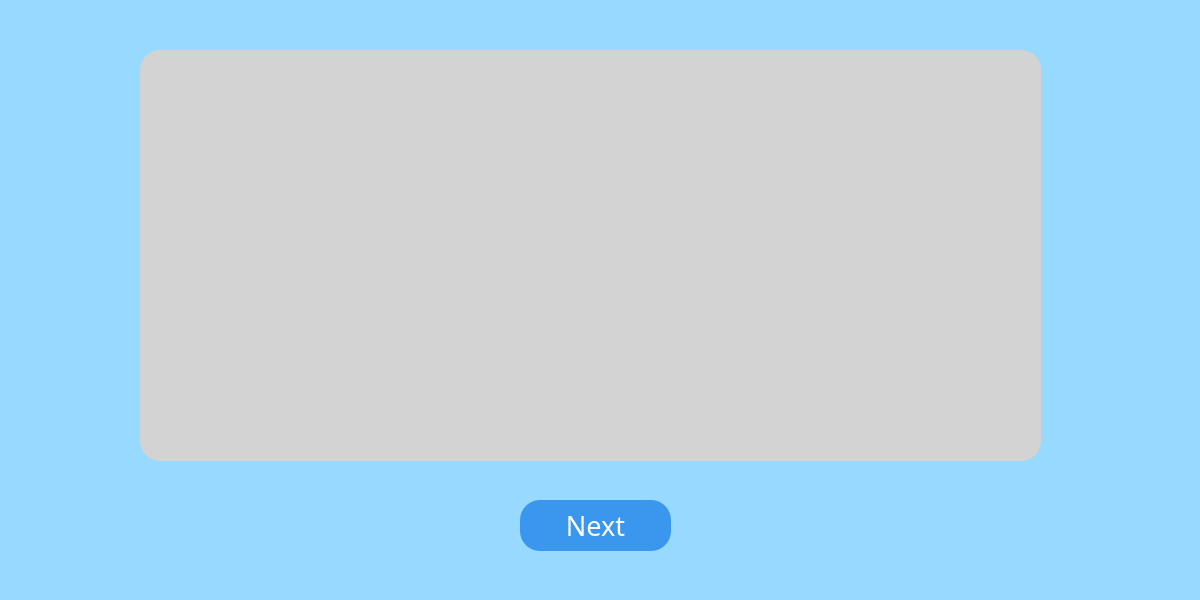
<?xml version="1.0" encoding="UTF-8"?>
<ui version="4.0">
 <class>MainWindow</class>
 <widget class="QMainWindow" name="MainWindow">
  <property name="geometry">
   <rect>
    <x>0</x>
    <y>0</y>
    <width>1200</width>
    <height>600</height>
   </rect>
  </property>
  <property name="windowTitle">
   <string>MainWindow</string>
  </property>
  <property name="styleSheet">
   <string notr="true">background-color: rgb(152, 218, 255);</string>
  </property>
  <widget class="QWidget" name="centralwidget">
   <widget class="QGraphicsView" name="graphicsView">
    <property name="geometry">
     <rect>
      <x>140</x>
      <y>50</y>
      <width>901</width>
      <height>411</height>
     </rect>
    </property>
    <property name="styleSheet">
     <string notr="true">#graphicsView{
	background-color:#D3D3D3;
	border:none;
	border-radius:20px;
}</string>
    </property>
   </widget>
   <widget class="QPushButton" name="pushButton">
    <property name="geometry">
     <rect>
      <x>520</x>
      <y>500</y>
      <width>151</width>
      <height>51</height>
     </rect>
    </property>
    <property name="palette">
     <palette>
      <active>
       <colorrole role="WindowText">
        <brush brushstyle="SolidPattern">
         <color alpha="255">
          <red>255</red>
          <green>255</green>
          <blue>255</blue>
         </color>
        </brush>
       </colorrole>
       <colorrole role="Button">
        <brush brushstyle="SolidPattern">
         <color alpha="255">
          <red>59</red>
          <green>151</green>
          <blue>237</blue>
         </color>
        </brush>
       </colorrole>
       <colorrole role="Text">
        <brush brushstyle="SolidPattern">
         <color alpha="255">
          <red>255</red>
          <green>255</green>
          <blue>255</blue>
         </color>
        </brush>
       </colorrole>
       <colorrole role="ButtonText">
        <brush brushstyle="SolidPattern">
         <color alpha="255">
          <red>255</red>
          <green>255</green>
          <blue>255</blue>
         </color>
        </brush>
       </colorrole>
       <colorrole role="Base">
        <brush brushstyle="SolidPattern">
         <color alpha="255">
          <red>59</red>
          <green>151</green>
          <blue>237</blue>
         </color>
        </brush>
       </colorrole>
       <colorrole role="Window">
        <brush brushstyle="SolidPattern">
         <color alpha="255">
          <red>59</red>
          <green>151</green>
          <blue>237</blue>
         </color>
        </brush>
       </colorrole>
       <colorrole role="PlaceholderText">
        <brush brushstyle="NoBrush">
         <color alpha="128">
          <red>255</red>
          <green>255</green>
          <blue>255</blue>
         </color>
        </brush>
       </colorrole>
      </active>
      <inactive>
       <colorrole role="WindowText">
        <brush brushstyle="SolidPattern">
         <color alpha="255">
          <red>255</red>
          <green>255</green>
          <blue>255</blue>
         </color>
        </brush>
       </colorrole>
       <colorrole role="Button">
        <brush brushstyle="SolidPattern">
         <color alpha="255">
          <red>59</red>
          <green>151</green>
          <blue>237</blue>
         </color>
        </brush>
       </colorrole>
       <colorrole role="Text">
        <brush brushstyle="SolidPattern">
         <color alpha="255">
          <red>255</red>
          <green>255</green>
          <blue>255</blue>
         </color>
        </brush>
       </colorrole>
       <colorrole role="ButtonText">
        <brush brushstyle="SolidPattern">
         <color alpha="255">
          <red>255</red>
          <green>255</green>
          <blue>255</blue>
         </color>
        </brush>
       </colorrole>
       <colorrole role="Base">
        <brush brushstyle="SolidPattern">
         <color alpha="255">
          <red>59</red>
          <green>151</green>
          <blue>237</blue>
         </color>
        </brush>
       </colorrole>
       <colorrole role="Window">
        <brush brushstyle="SolidPattern">
         <color alpha="255">
          <red>59</red>
          <green>151</green>
          <blue>237</blue>
         </color>
        </brush>
       </colorrole>
       <colorrole role="PlaceholderText">
        <brush brushstyle="NoBrush">
         <color alpha="128">
          <red>255</red>
          <green>255</green>
          <blue>255</blue>
         </color>
        </brush>
       </colorrole>
      </inactive>
      <disabled>
       <colorrole role="WindowText">
        <brush brushstyle="SolidPattern">
         <color alpha="255">
          <red>255</red>
          <green>255</green>
          <blue>255</blue>
         </color>
        </brush>
       </colorrole>
       <colorrole role="Button">
        <brush brushstyle="SolidPattern">
         <color alpha="255">
          <red>59</red>
          <green>151</green>
          <blue>237</blue>
         </color>
        </brush>
       </colorrole>
       <colorrole role="Text">
        <brush brushstyle="SolidPattern">
         <color alpha="255">
          <red>255</red>
          <green>255</green>
          <blue>255</blue>
         </color>
        </brush>
       </colorrole>
       <colorrole role="ButtonText">
        <brush brushstyle="SolidPattern">
         <color alpha="255">
          <red>255</red>
          <green>255</green>
          <blue>255</blue>
         </color>
        </brush>
       </colorrole>
       <colorrole role="Base">
        <brush brushstyle="SolidPattern">
         <color alpha="255">
          <red>59</red>
          <green>151</green>
          <blue>237</blue>
         </color>
        </brush>
       </colorrole>
       <colorrole role="Window">
        <brush brushstyle="SolidPattern">
         <color alpha="255">
          <red>59</red>
          <green>151</green>
          <blue>237</blue>
         </color>
        </brush>
       </colorrole>
       <colorrole role="PlaceholderText">
        <brush brushstyle="NoBrush">
         <color alpha="128">
          <red>255</red>
          <green>255</green>
          <blue>255</blue>
         </color>
        </brush>
       </colorrole>
      </disabled>
     </palette>
    </property>
    <property name="font">
     <font>
      <family>Poppins</family>
      <pointsize>20</pointsize>
     </font>
    </property>
    <property name="styleSheet">
     <string notr="true">#pushButton{
	background-color:#3B97ED;
	border-radius:20px;
	color: #fff;
	padding:5px; 
	height: 40px;
}</string>
    </property>
    <property name="text">
     <string>Next</string>
    </property>
   </widget>
  </widget>
  <widget class="QStatusBar" name="statusbar"/>
 </widget>
 <resources/>
 <connections/>
</ui>
